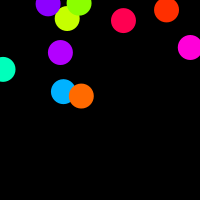
Frame 1 (no input)
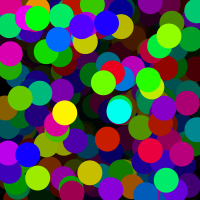
Frame 60 (the mouse pressed at the canvas centre just before this capture)
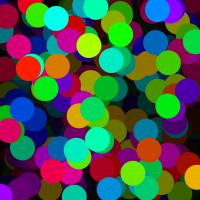
Frame 120 (the mouse held since frame 60 and released just before this capture)

The Processing sketch that drew these frames (run headless with seeded random() and noise(); from frame 60 on, the mouse is pressed at the canvas centre):

// Processing sketch: sketch_1_07
// ── sketch_1_07.pde
/* voici mon premier programme utilisant des variables et de l’aléatoire et une boucle for et de couleurs !*/
int size ;
float xpos, ypos ;

void setup() {
  size(200, 200) ;
  size = 25 ;
  xpos = random(0, width) ;
  ypos = random(0, height) ;
  colorMode(HSB, 360, 100, 100) ;
  background(0 ) ;
}

void draw() {
  // blur « maison »
  fill(0, 20) ;
  rect(0, 0, width, height) ;
  noStroke() ; 
  for (int i = 0 ; i <10 ; i++) {
    xpos = random(0, width) ;
    ypos = random(0, height) ;
    fill(random(360), 100, 100) ;
    ellipse(xpos, ypos, size, size) ;
  }
}
